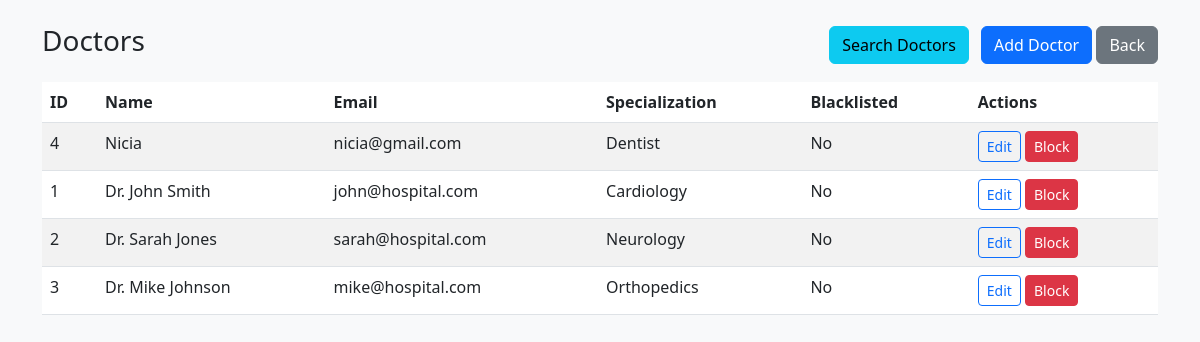
Page /admin/doctors (signed in) on the committed database.
### models.py (models this page shows, shortened)
class Doctor(db.Model):
    __tablename__ = 'doctor'
    id = db.Column(db.Integer, primary_key=True)
    name = db.Column(db.String(150), nullable=False)
    email = db.Column(db.String(150), unique=True, nullable=False)
    phone = db.Column(db.String(50))
    department_id = db.Column(db.Integer, db.ForeignKey('department.id'), nullable=True)
    specialization = db.Column(db.String(150))
    password_hash = db.Column(db.String(255), nullable=False)
    is_blacklisted = db.Column(db.Boolean, default=False)
    created_at = db.Column(db.DateTime, default=datetime.utcnow)
    department = db.relationship('Department', back_populates='doctors')
    appointments = db.relationship('Appointment', back_populates='doctor', cascade='all, delete-orphan')
    availability = db.relationship('DoctorAvailability', back_populates='doctor', cascade='all, delete-orphan')

### controllers/control_auth.py (the view)
@app.route('/admin/doctors')
@role_required('admin')
def admin_doctors():
    doctors = Doctor.query.order_by(Doctor.created_at.desc()).all()
    return render_template('admin/doctors.html', doctors=doctors)

### controllers/control_auth.py (called while the page is built, shortened)
def role_required(required_role):
    from functools import wraps
    def wrapper(f):
        @wraps(f)
        def decorated(*args, **kwargs):
            if 'role' not in session:
                flash("Please login to continue.", "warning")
                return redirect(url_for('login'))
            return f(*args, **kwargs)
        return decorated
    return wrapper

### templates/admin/doctors.html (shortened to what this page needs)
<!doctype html>
<html>
  <head>
    <link href="https://cdn.jsdelivr.net/npm/bootstrap@5.3.0/dist/css/bootstrap.min.css" rel="stylesheet">
  </head>
  <body class="bg-light">
    <div class="container mt-4">
      <div class="d-flex justify-content-between align-items-center mb-3">
        <h3>Doctors</h3>
        <div>
          <a class="btn btn-info me-2" href="{{ url_for('admin_search_doctors') }}">Search Doctors</a>
          <a class="btn btn-primary" href="{{ url_for('register_doctor') }}">Add Doctor</a>
          <a class="btn btn-secondary" href="{{ url_for('admin_dashboard') }}">Back</a>
        </div>
      </div>
      {% if doctors %}
        <table class="table table-striped">
          <thead>
            <tr>
              <th>ID</th>
              <th>Name</th>
              <th>Email</th>
              <th>Specialization</th>
              <th>Blacklisted</th>
              <th>Actions</th>
            </tr>
          </thead>
          <tbody>
            {% for d in doctors %}
              <tr>
                <td>{{ d.id }}</td>
                <td>{{ d.name }}</td>
                <td>{{ d.email }}</td>
                <td>{{ d.specialization }}</td>
                <td>{{ 'Yes' if d.is_blacklisted else 'No' }}</td>
                <td>
                  <a class="btn btn-sm btn-outline-primary" href="{{ url_for('admin_edit_doctor', doc_id=d.id) }}">Edit</a>
                  {% if d.is_blacklisted %}
                    <a class="btn btn-sm btn-success" href="{{ url_for('admin_toggle_doctor_blacklist', doc_id=d.id) }}">Unblock</a>
                  {% else %}
                    <a class="btn btn-sm btn-danger" href="{{ url_for('admin_toggle_doctor_blacklist', doc_id=d.id) }}">Block</a>
                  {% endif %}
                </td>
              </tr>
            {% endfor %}
          </tbody>
        </table>
      {% else %}
        <p>No doctors found.</p>
      {% endif %}
    </div>
  </body>
</html>

### rows in the picture
Doctor: id "4", name "Nicia", email "nicia@gmail.com", specialization "Dentist", is_blacklisted "No"
Doctor: id "1", name "Dr. John Smith", email "john@hospital.com", specialization "Cardiology", is_blacklisted "No"
Doctor: id "2", name "Dr. Sarah Jones", email "sarah@hospital.com", specialization "Neurology", is_blacklisted "No"
Doctor: id "3", name "Dr. Mike Johnson", email "mike@hospital.com", specialization "Orthopedics", is_blacklisted "No"
